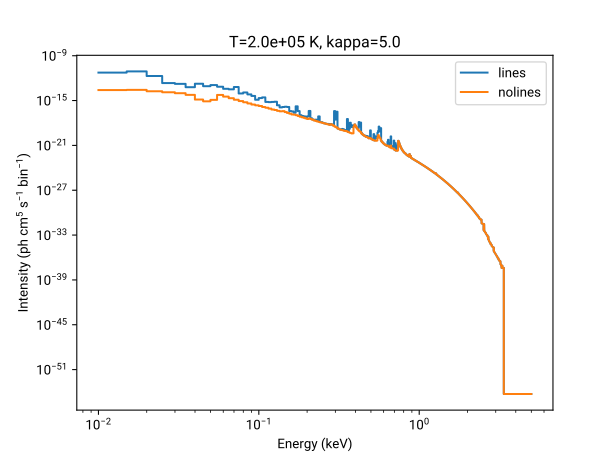

This chart was generated by the following Python code:
import pyatomdb, numpy
import pylab # for demo plot

# make a kappa model
a=pyatomdb.spectrum.KappaSession()

# set the response (here a dummy, can use rmf and arf filenames too)
ebins = numpy.linspace(0.01,5,1001)
a.set_response(ebins, raw=True)

# define the kappa parameters
kp = 5.0 # kappa parameter, >2
T = 2e5  # Temperature, K

# fetch the spectrum, in photons bin-1 cm^3 s^-1
spectrum = a.return_spectrum(T, kp, teunit='K')

# Additional options:
# turn on and off line emission, continuum emission and pseudocontinuum
# using the dolines, docont and dopseudo properties
# (all three are True by default)

a.dolines=False
spectrum2 = a.return_spectrum(T, kp, teunit='K')

# test plot
fig = pylab.figure()
fig.show()
ax = fig.add_subplot(111)

ax.loglog(ebins, numpy.append(spectrum[0], spectrum), drawstyle='steps', label='lines')
ax.loglog(ebins, numpy.append(spectrum2[0],spectrum2), drawstyle='steps', label='nolines')

ax.legend(loc=0)
ax.set_xlabel('Energy (keV)')
ax.set_ylabel('Intensity (ph cm$^5$ s$^{-1}$ bin$^{-1}$)')
ax.set_title("T=%.1e K, kappa=%.1f"%(T, kp))

pylab.draw()

zzz = input("Press enter to continue")

pylab.savefig("spectrum_kappa_examples_1.pdf")
pylab.savefig("spectrum_kappa_examples_1.svg")
